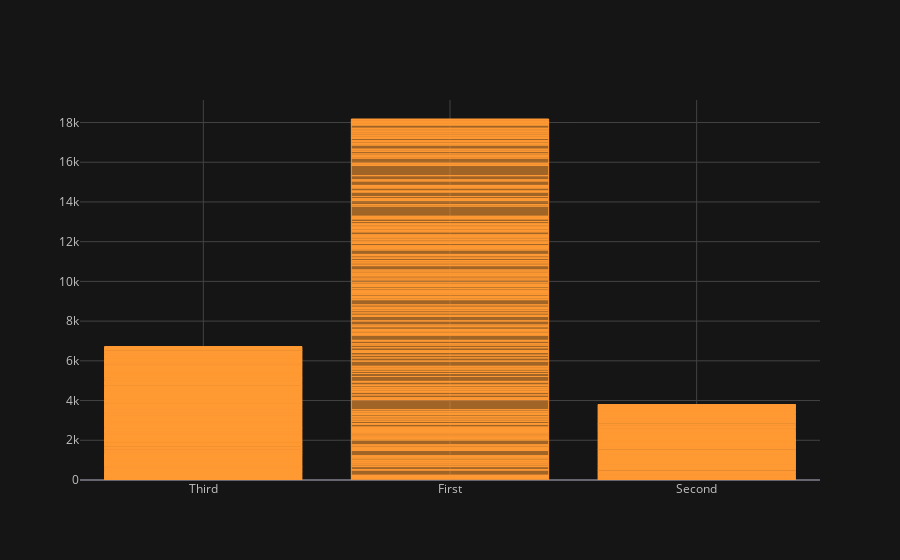

This figure's notebook cell:
### Markdown cell above
**Plotly using iplot()**

### Code cell
titanic.iplot(kind='bar', x='class',y= 'fare')

### Figure 1 — Plotly figure (JSON) as saved in the notebook; plotly's stock layout.template omitted (floating-point values rounded to 4 significant figures; data arrays with more than 128 entries replaced by an {"elided": "..."} marker saying what was removed)
{"data": [{"marker": {"color": "rgba(255, 153, 51, 0.6)", "line": {"color": "rgba(255, 153, 51, 1.0)", "width": 1}}, "name": "fare", "orientation": "v", "text": "", "type": "bar", "x": {"elided": "891 str values"}, "y": {"elided": "891 float values"}}], "layout": {"legend": {"bgcolor": "#151516", "font": {"color": "#D9D9D9"}}, "paper_bgcolor": "#151516", "plot_bgcolor": "#151516", "title": {"font": {"color": "#D9D9D9"}}, "xaxis": {"gridcolor": "#434343", "showgrid": true, "tickfont": {"color": "#C2C2C2"}, "title": {"font": {"color": "#D9D9D9"}, "text": ""}, "zerolinecolor": "#666570"}, "yaxis": {"gridcolor": "#434343", "showgrid": true, "tickfont": {"color": "#C2C2C2"}, "title": {"font": {"color": "#D9D9D9"}, "text": ""}, "zerolinecolor": "#666570"}}}
